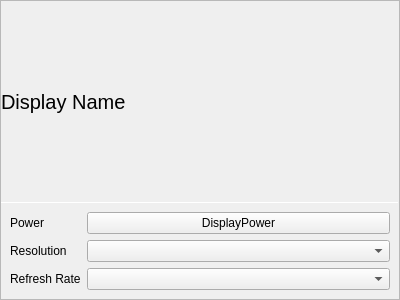
<?xml version="1.0" encoding="UTF-8"?>
<ui version="4.0">
 <class>DisplayConfigurationWidget</class>
 <widget class="QFrame" name="DisplayConfigurationWidget">
  <property name="geometry">
   <rect>
    <x>0</x>
    <y>0</y>
    <width>400</width>
    <height>300</height>
   </rect>
  </property>
  <property name="sizePolicy">
   <sizepolicy hsizetype="Preferred" vsizetype="Fixed">
    <horstretch>0</horstretch>
    <verstretch>0</verstretch>
   </sizepolicy>
  </property>
  <property name="windowTitle">
   <string notr="true">Frame</string>
  </property>
  <property name="frameShape">
   <enum>QFrame::StyledPanel</enum>
  </property>
  <property name="frameShadow">
   <enum>QFrame::Sunken</enum>
  </property>
  <layout class="QVBoxLayout" name="verticalLayout">
   <property name="spacing">
    <number>0</number>
   </property>
   <property name="leftMargin">
    <number>0</number>
   </property>
   <property name="topMargin">
    <number>0</number>
   </property>
   <property name="rightMargin">
    <number>0</number>
   </property>
   <property name="bottomMargin">
    <number>0</number>
   </property>
   <item>
    <layout class="QHBoxLayout" name="horizontalLayout">
     <property name="spacing">
      <number>0</number>
     </property>
     <item>
      <widget class="QLabel" name="displayName">
       <property name="sizePolicy">
        <sizepolicy hsizetype="Expanding" vsizetype="Preferred">
         <horstretch>0</horstretch>
         <verstretch>0</verstretch>
        </sizepolicy>
       </property>
       <property name="font">
        <font>
         <pointsize>15</pointsize>
        </font>
       </property>
       <property name="text">
        <string>Display Name</string>
       </property>
       <property name="margin">
        <number>9</number>
       </property>
      </widget>
     </item>
     <item>
      <widget class="QPushButton" name="defaultButton">
       <property name="sizePolicy">
        <sizepolicy hsizetype="Preferred" vsizetype="Preferred">
         <horstretch>0</horstretch>
         <verstretch>0</verstretch>
        </sizepolicy>
       </property>
       <property name="toolTip">
        <string>Set as Default monitor</string>
       </property>
       <property name="text">
        <string/>
       </property>
       <property name="icon">
        <iconset theme="default">
         <normaloff>.</normaloff>.</iconset>
       </property>
       <property name="checkable">
        <bool>true</bool>
       </property>
       <property name="autoExclusive">
        <bool>true</bool>
       </property>
       <property name="flat">
        <bool>true</bool>
       </property>
      </widget>
     </item>
     <item>
      <widget class="QPushButton" name="okButton">
       <property name="sizePolicy">
        <sizepolicy hsizetype="Preferred" vsizetype="Preferred">
         <horstretch>0</horstretch>
         <verstretch>0</verstretch>
        </sizepolicy>
       </property>
       <property name="toolTip">
        <string>Done</string>
       </property>
       <property name="text">
        <string/>
       </property>
       <property name="icon">
        <iconset theme="dialog-ok">
         <normaloff>.</normaloff>.</iconset>
       </property>
       <property name="flat">
        <bool>true</bool>
       </property>
      </widget>
     </item>
    </layout>
   </item>
   <item>
    <widget class="Line" name="line">
     <property name="maximumSize">
      <size>
       <width>16777215</width>
       <height>1</height>
      </size>
     </property>
     <property name="orientation">
      <enum>Qt::Horizontal</enum>
     </property>
    </widget>
   </item>
   <item>
    <layout class="QGridLayout" name="gridLayout">
     <property name="leftMargin">
      <number>9</number>
     </property>
     <property name="topMargin">
      <number>9</number>
     </property>
     <property name="rightMargin">
      <number>9</number>
     </property>
     <property name="bottomMargin">
      <number>9</number>
     </property>
     <property name="spacing">
      <number>6</number>
     </property>
     <item row="1" column="0">
      <widget class="QLabel" name="label">
       <property name="text">
        <string>Resolution</string>
       </property>
      </widget>
     </item>
     <item row="0" column="0">
      <widget class="QLabel" name="label_2">
       <property name="text">
        <string>Power</string>
       </property>
      </widget>
     </item>
     <item row="1" column="1">
      <widget class="QComboBox" name="resBox">
       <property name="sizePolicy">
        <sizepolicy hsizetype="Expanding" vsizetype="Fixed">
         <horstretch>0</horstretch>
         <verstretch>0</verstretch>
        </sizepolicy>
       </property>
      </widget>
     </item>
     <item row="0" column="1">
      <widget class="tSwitch" name="displayPower">
       <property name="text">
        <string notr="true">DisplayPower</string>
       </property>
      </widget>
     </item>
     <item row="2" column="0">
      <widget class="QLabel" name="label_3">
       <property name="text">
        <string>Refresh Rate</string>
       </property>
      </widget>
     </item>
     <item row="2" column="1">
      <widget class="QComboBox" name="framerateBox"/>
     </item>
    </layout>
   </item>
  </layout>
 </widget>
 <customwidgets>
  <customwidget>
   <class>tSwitch</class>
   <extends>QPushButton</extends>
   <header location="global">tswitch.h</header>
  </customwidget>
 </customwidgets>
 <resources/>
 <connections>
  <connection>
   <sender>okButton</sender>
   <signal>clicked()</signal>
   <receiver>DisplayConfigurationWidget</receiver>
   <slot>hide()</slot>
   <hints>
    <hint type="sourcelabel">
     <x>388</x>
     <y>64</y>
    </hint>
    <hint type="destinationlabel">
     <x>426</x>
     <y>76</y>
    </hint>
   </hints>
  </connection>
 </connections>
</ui>
